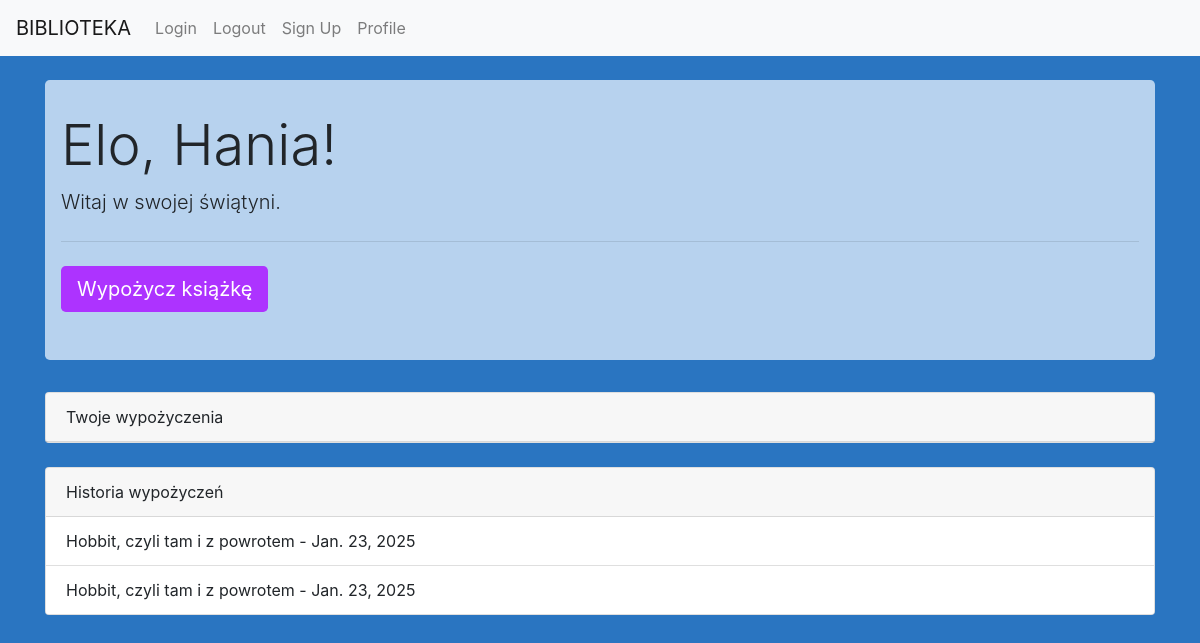
/profile/ (signed in), run on an earlier commit of the app's database.
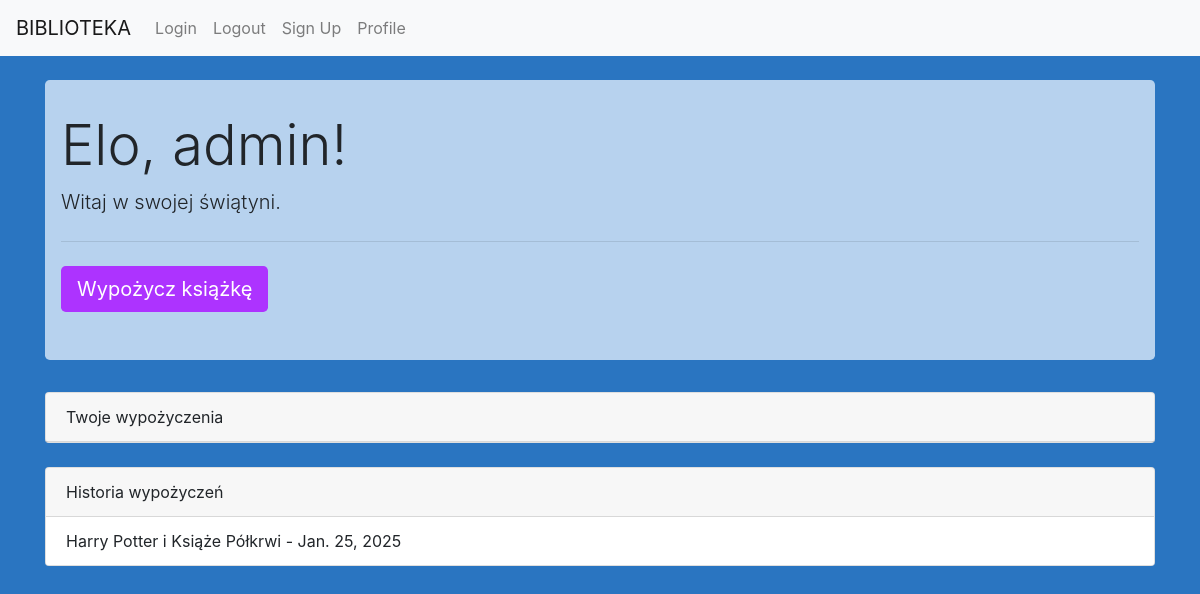
And on a later commit of the database.
### myapp/models.py (models this page shows, shortened)
class Uzytkownik(AbstractUser):
    username = None
    imie = models.CharField(max_length=60)
    nazwisko = models.CharField(max_length=80)
    email = models.EmailField(unique=True)
    plec = models.IntegerField(choices=PLEC.choices, default=PLEC.Kobieta)
    data_dodania = models.DateField(default=date.today, blank=False, null=False)
    USERNAME_FIELD = 'email'
    REQUIRED_FIELDS = ['imie', 'nazwisko', 'plec']
    objects = CustomUserManager()
    class Meta:
        verbose_name = "Użytkownik"
        verbose_name_plural = "Użytkownicy"

class HistoriaWypozyczen(models.Model):
    uzytkownik = models.ForeignKey('Uzytkownik', on_delete=models.SET_NULL, null=True, related_name='historia_wypozyczen')
    ksiazka = models.ForeignKey('Ksiazka', on_delete=models.SET_NULL, null=True, related_name='historia_wypozyczen')
    data_wypozyczenia = models.DateField()
    data_zwrotu = models.DateField(default=now)
    class Meta:
        verbose_name = "Historia Wypożyczeń"
        verbose_name_plural = "Historia Wypożyczeń"

class Ksiazka(models.Model):
    tytul = models.CharField(max_length=200)
    autor = models.ManyToManyField(Autor)
    wydawnictwo = models.IntegerField(choices=WYDAWNICTWA.choices)
    rok_wydania = models.CharField(max_length=4)
    liczba_stron = models.IntegerField()
    ISBN = models.CharField(max_length=13)
    okładka = models.IntegerField(choices=OKLADKA.choices)
    gatunek = models.ManyToManyField(Gatunek)
    class Meta:
        verbose_name = "Książka"
        verbose_name_plural = "Książki"

### myapp/views.py (the view)
# urls.py: path('profile/', profile, name='profile') ,
@login_required
def profile(request):
    return render(request, 'myapp/profile.html')

### myapp/templates/myapp/profile.html (shortened to what this page needs)
{% extends "base.html" %}
{% block content %}
<div class="jumbotron">
    <h1 class="display-4">Elo, {{ user.imie }}!</h1>
    <p class="lead">Witaj w swojej świątyni.</p>
    <hr class="my-4">
    <p><a class="btn btn-custom btn-lg" href="{% url 'wypozycz_ksiazke' %}" role="button">Wypożycz książkę</a></p>
</div>
<div class="card mb-4">
    <div class="card-header">
        Twoje wypożyczenia
    </div>
</div>
<div class="card">
    <div class="card-header">
        Historia wypożyczeń
    </div>
    <ul class="list-group list-group-flush">
        {% for historia in user.historia_wypozyczen.all %}
        <li class="list-group-item">
            {{ historia.ksiazka.tytul }} - {{ historia.data_zwrotu }}
        </li>
        {% endfor %}
    </ul>
</div>
{% endblock %}

What changed in the data, as far as the page shows it:
removed HistoriaWypozyczen: ksiazka.tytul "Hobbit, czyli tam i z powrotem", data_zwrotu "Jan. 23, 2025"
removed HistoriaWypozyczen: ksiazka.tytul "Hobbit, czyli tam i z powrotem", data_zwrotu "Jan. 23, 2025"
changed Uzytkownik: imie "Hania" → "admin"
added HistoriaWypozyczen: ksiazka.tytul "Harry Potter i Książe Półkrwi", data_zwrotu "Jan. 25, 2025"
